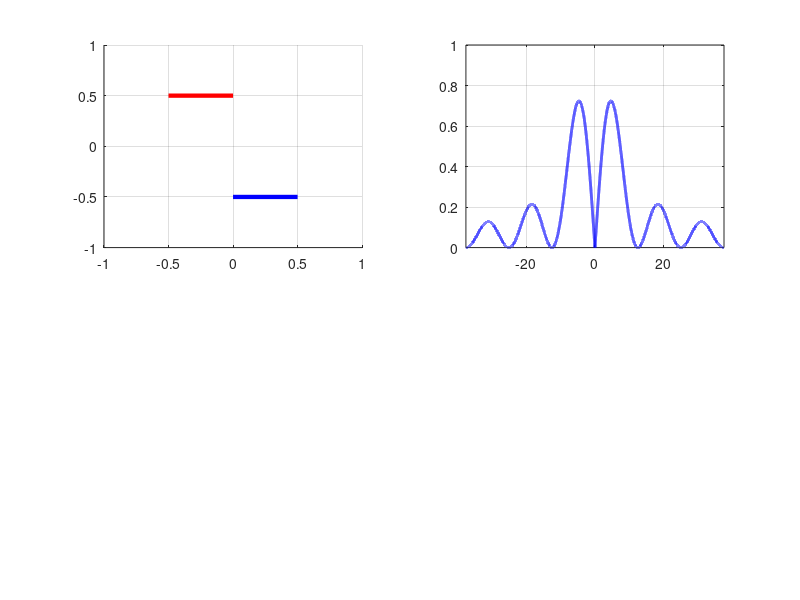

Recreate this plot in MATLAB.
% Графики двойного прямоугольного импульса и его амплитудного спектра
figure('Color', 'w')
hold on
% hAx = axes('Position', [0.1 0.2 0.8 0.2]);
x = [-1:0.001:1];
subplot(2,2,1)

x0 = [-0.5 0];
y0 = [0.5 0.5];
line(x0, y0, 'LineWidth', 3.1, 'Color', 'r');

x1 = [0 0.5];
y1 = [-0.5 -0.5];
line(x1, y1, 'LineWidth', 3.1, 'Color', 'b');

grid on
axis([-1 1 -1 1])
% set(gca, 'Visible', 'off')

%----------------------------------------
x2 = [-37.7:0.001:37.7];
y2 = abs(sin(x2/4)./(x2/4).*sin(x2/4));
subplot(2,2,2)
plot(x2, y2, 'b-', 'LineWidth', 2)
grid on
axis([-37.7 37.7 0 1])
% set (gca, 'Visible', 'off')